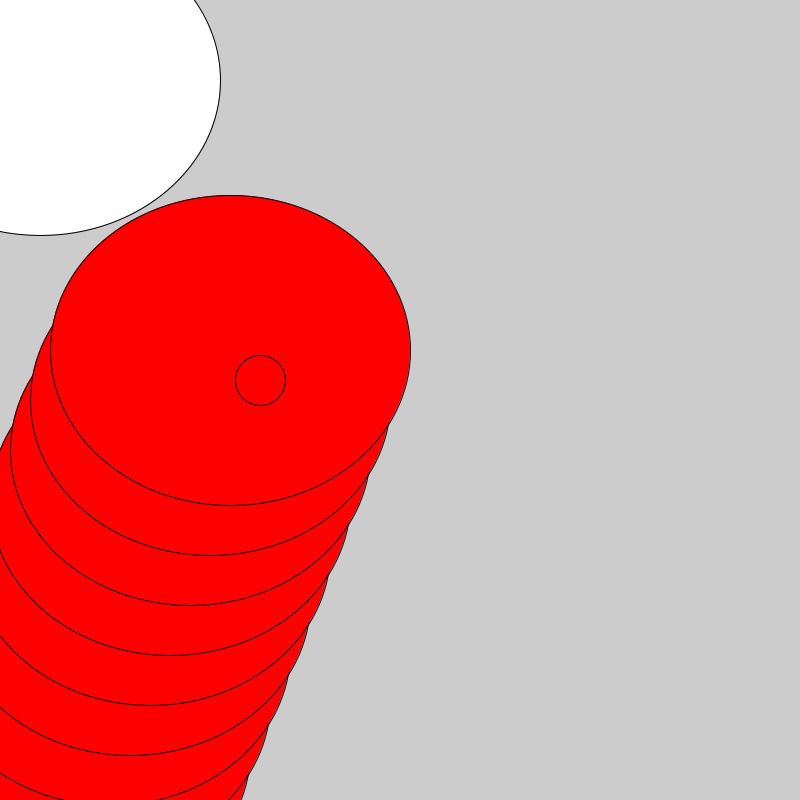
Frame 1 (no input)
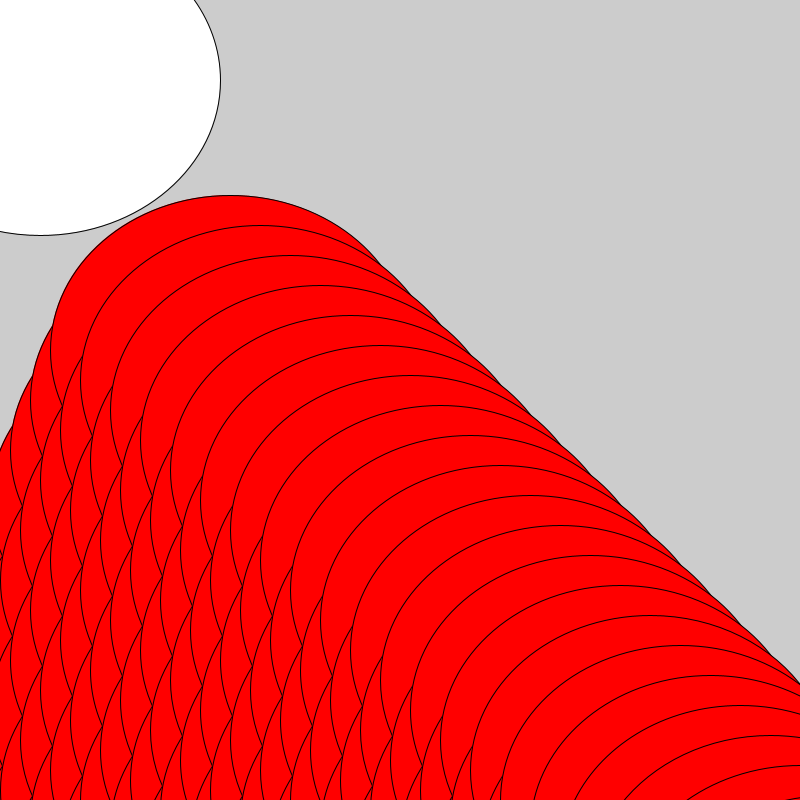
Frame 60 (the mouse pressed at the canvas centre just before this capture)
Frame 120 (the mouse held since frame 60 and released just before this capture): identical to frame 60, image omitted

The Processing sketch that drew these frames (run headless with seeded random() and noise(); from frame 60 on, the mouse is pressed at the canvas centre):

// Processing sketch: Task4
// ── Task4.pde
// 4.b/4.h Add circle instances
Circle[] circles = new Circle[10];


void setup(){ // 4.a Add setup function
  size(800,800);
  
  Circle test = new Circle(40f, 80f); // 4.e Create new circle object'
  test.display(); // 4.g Test circle object
  
  for (int i = 0; i < circles.length; i++){ //4.i+4j Instantiate Circles using a loop
    circles[i] = new Circle(i*20+50, height-50*i);
  }
}

void draw(){
  for (Circle circle : circles){ // 4.i Test new method with for-each loop
    fill(255,0,0);
    circle.display();
    circle.move(30,30);
  }
}

// ── Circle.pde
// 4.c Write Circle class

class Circle {
  float xposition; // 4.c Instance variables
  float yposition;

  Circle (float xPos, float yPos) { // 4.d Add constructor
    this.xposition = xPos;
    this.yposition = yPos;
  }

  void display() { // 4.f Create ellipse at xposition, yposition
    ellipse(xposition, yposition, width/2-40, height/2-90);
  }

  void move(float xChange, float yChange) { // 4.k move circle
    xposition = xposition + xChange;
    yposition = yposition + yChange;
    ellipse(xposition, yposition, 50, -50);
  }
}
